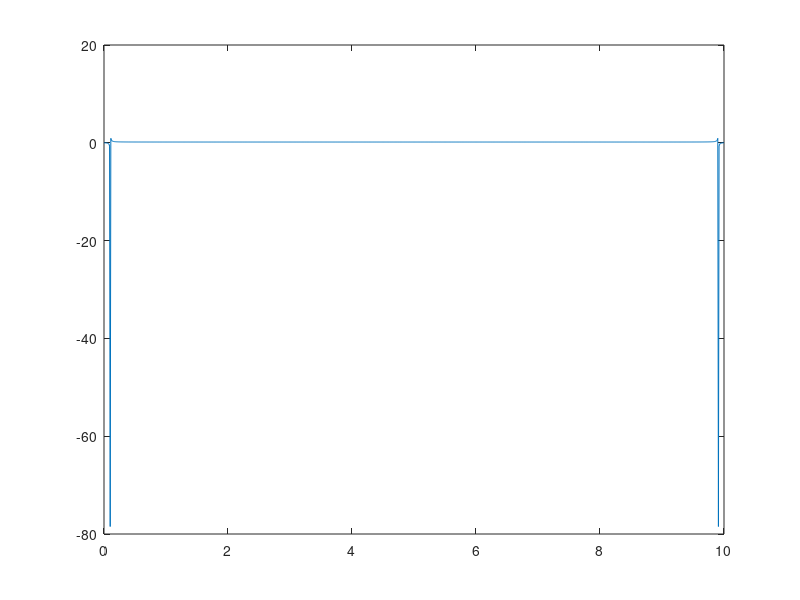

Here is the MATLAB script that generated this plot:
f0 = 1;
t = 0:0.01:10;
a = 5;
phi = pi/2;

x = a * cos(2*pi*f0*t + phi)
% plot(t,x)
f = zeros(length(t));
n = 1;

% for t = 0:10
%     f(n) = x(t) * e^(-1j * 2 * pi * f * t)
% end
% 
X=fft(x)
n=-10:0.1:10
plot(t,X)
